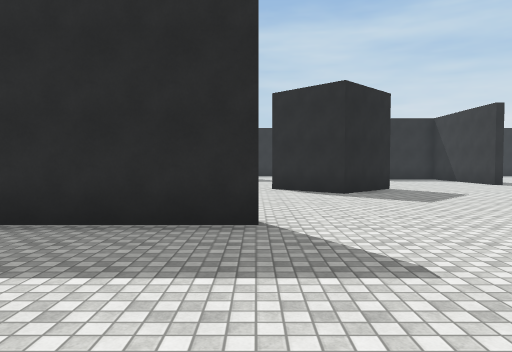
View 1 (above)

24 first-person views from a walk through a Unity game level. The camera is 1.5 m above the floor, tilts 2° down and sees 70° across. The floor is counted in squares, 2 m on a side. Each view is taken from the middle of a square. On the plan, view 1 faces up. The plan holds only what a view shows up to about 11 squares ahead; the rest is blank. The place goes on beyond the plan. Some animated figures are not drawn. Surface patterns are stand-ins for the level's own textures.

View 2
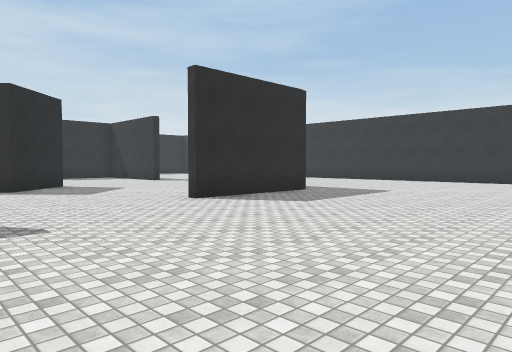

View 3
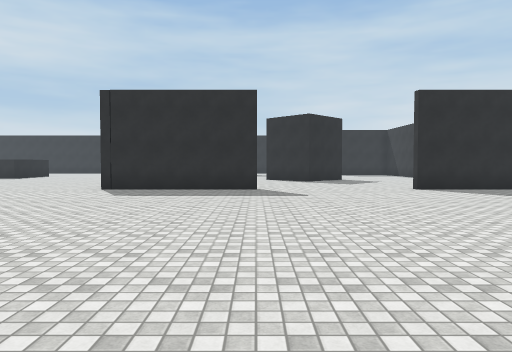

View 4
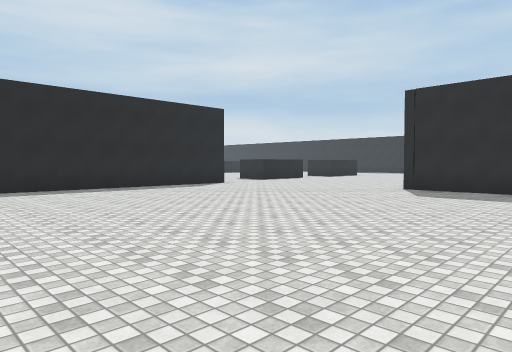

View 5
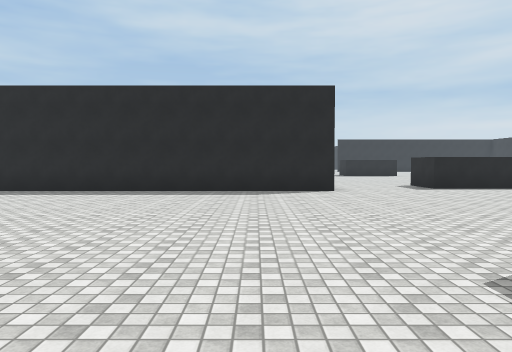

View 6
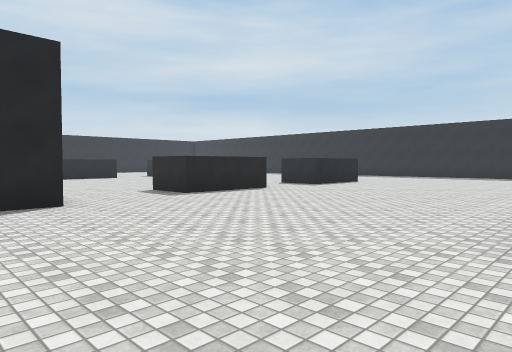

View 7
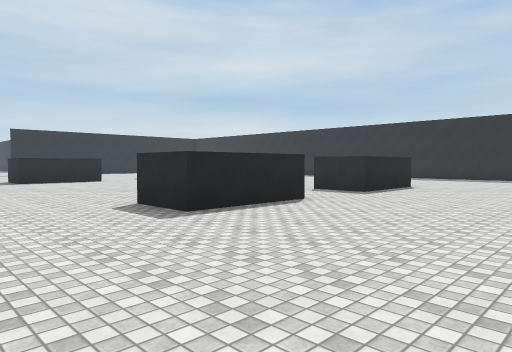

View 8
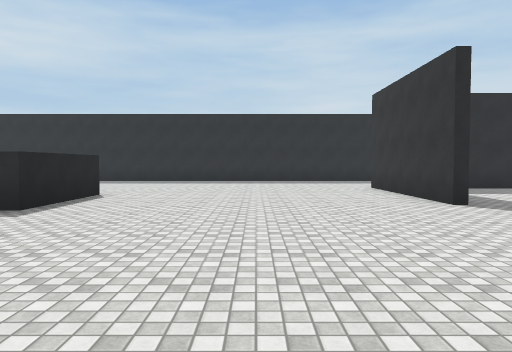

View 9
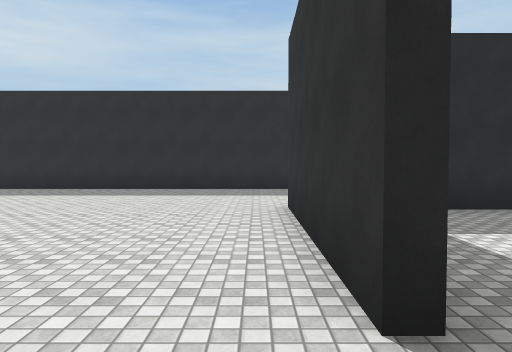

View 10
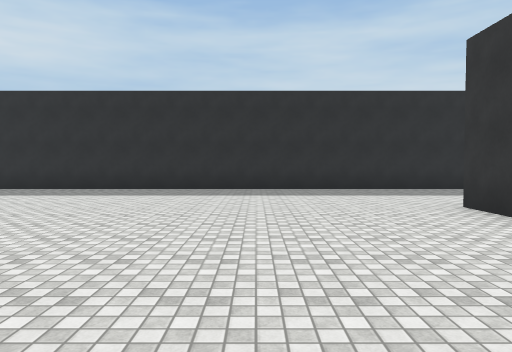

View 11
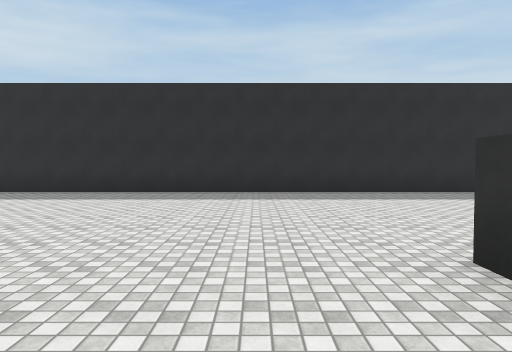

View 12
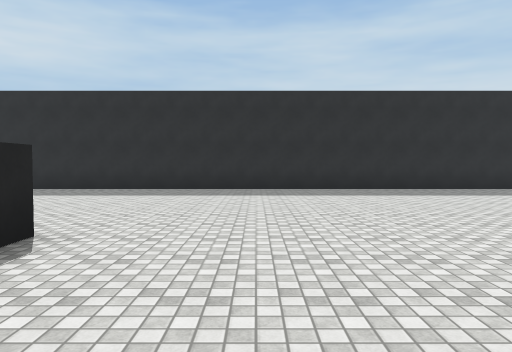

View 13
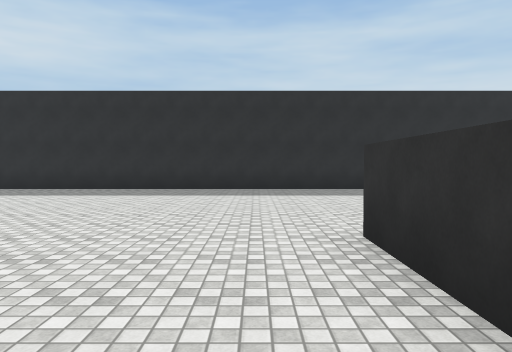

View 14
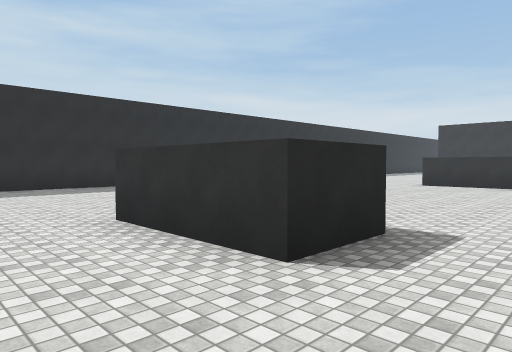

View 15
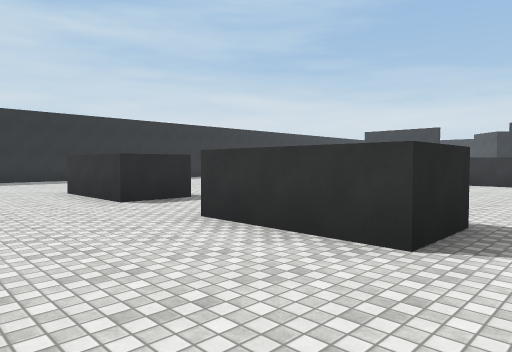

View 16
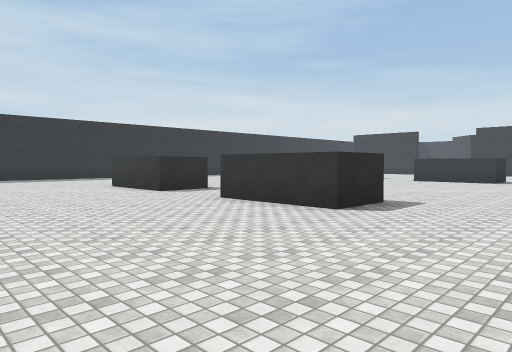

View 17
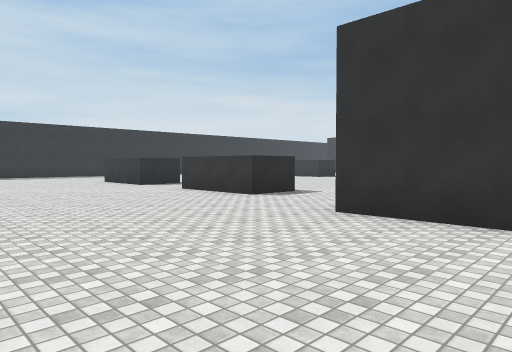

View 18
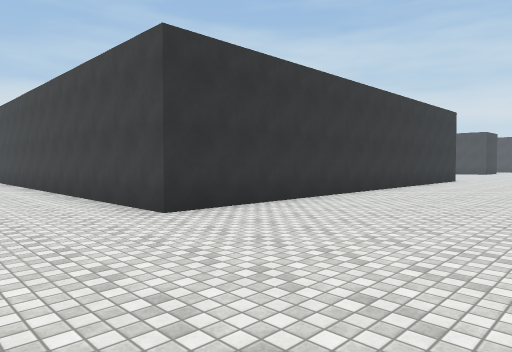

View 19
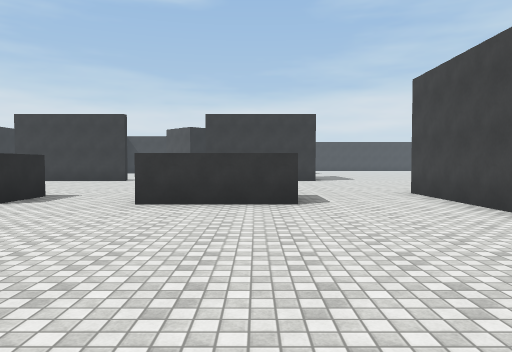

View 20
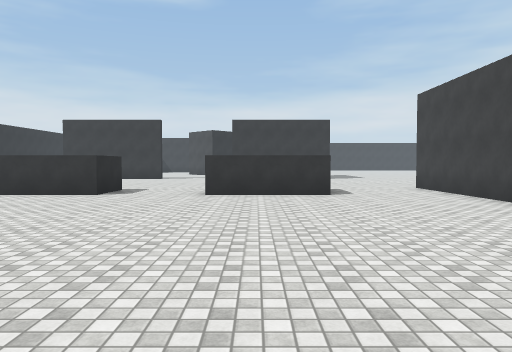

View 21
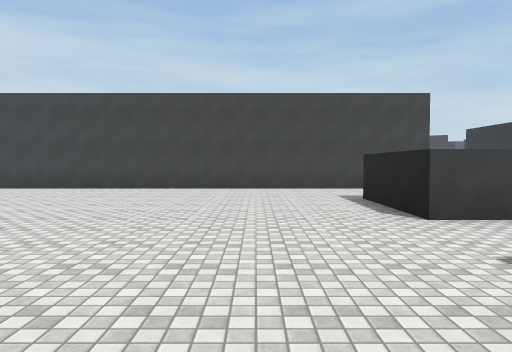

View 22
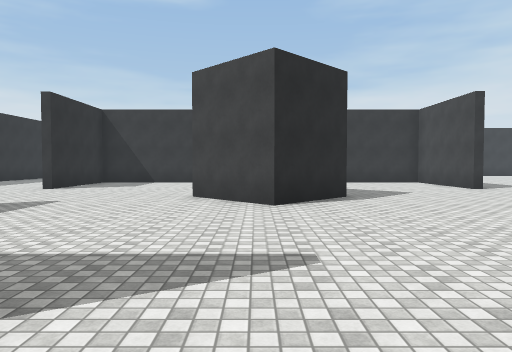

View 23
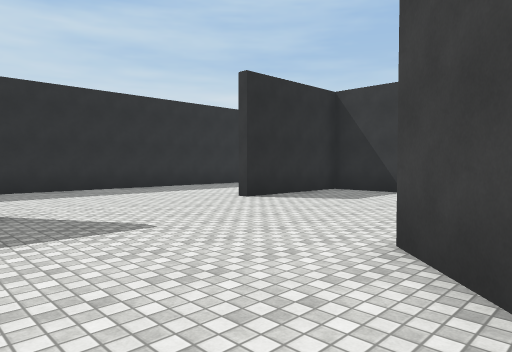

View 24
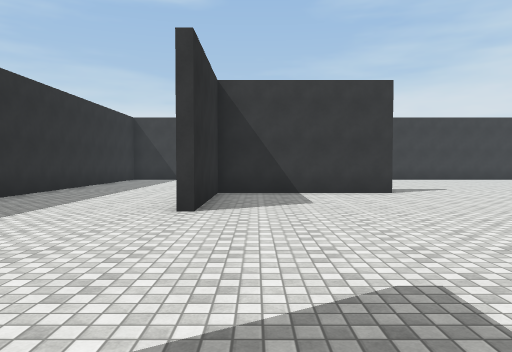

### Floor plan
Points are (right, up) in squares from view 1. A wall is a line through its corners. A room is listed if a view was taken in it or the views show most of it. See-through windows are left out.
Room 1 (views 1, 2, 3, 4, 5, 6, 7, 8, 9, 10, 11, 12, 13, 14, 15, 16, 17, 18, 19, 20, 21, 22, 23, 24)
walls: (-4.4, 12.5) (-4.4, 17.2); (-11.7, 9.2) (-11.7, 6.2) (-13.4, 6.2) (-13.4, 9.2); (0.1, 4.4) (-4.5, 4.4); (-11.7, 14.7) (-11.7, 11.8) (-13.4, 11.8) (-13.4, 14.7); (-0.2, 16.9) (-2, 16.9); (4, 10.8) (2.2, 9) (0.5, 10.7) (2.3, 12.5); (4.5, 4.7) (5, 4.7); (-1.9, 21.6) (-30.5, 21.6); (8.2, 12.5) (8.2, 16.9) (4.6, 16.9); (8.5, 4.4) (4.5, 4.4); (4.1, 21.6) (0.8, 21.6); (-22.3, 11.8) (-23.9, 11.8) (-23.9, 14.7); (-22.3, 14.7) (-22.3, 14.1); (-23.4, 9.2) (-22.3, 9.2) (-22.3, 6.2) (-23.9, 6.2) (-23.9, 9.2); (10, 21.6) (6.9, 21.6); (-25.2, -4.8) (-25.2, 3.1) (-10.8, 3.1) (-10.8, -6)

Positions as (right, up) in squares from view 1, and headings:
1: (0, 0), facing up
2: (0, -2), facing up-right
3: (0, -6), facing up
4: (0, -6), facing up-left
5: (-1, 1), facing left
6: (-4, 1), facing up-left
7: (-7, 3), facing up-left
8: (-8, 6), facing up
9: (-5, 11), facing up
10: (-8, 11), facing up
11: (-15, 12), facing up
12: (-20, 11), facing up
13: (-25, 11), facing up
14: (-26, 10), facing up-right
15: (-27, 5), facing up-right
16: (-29, 3), facing up-right
17: (-30, 0), facing up-right
18: (-30, 6), facing down-right
19: (-20, 7), facing right
20: (-22, 8), facing right
21: (-20, 14), facing down
22: (-6, 11), facing right
23: (-1, 11), facing up-right
24: (-1, 16), facing right
